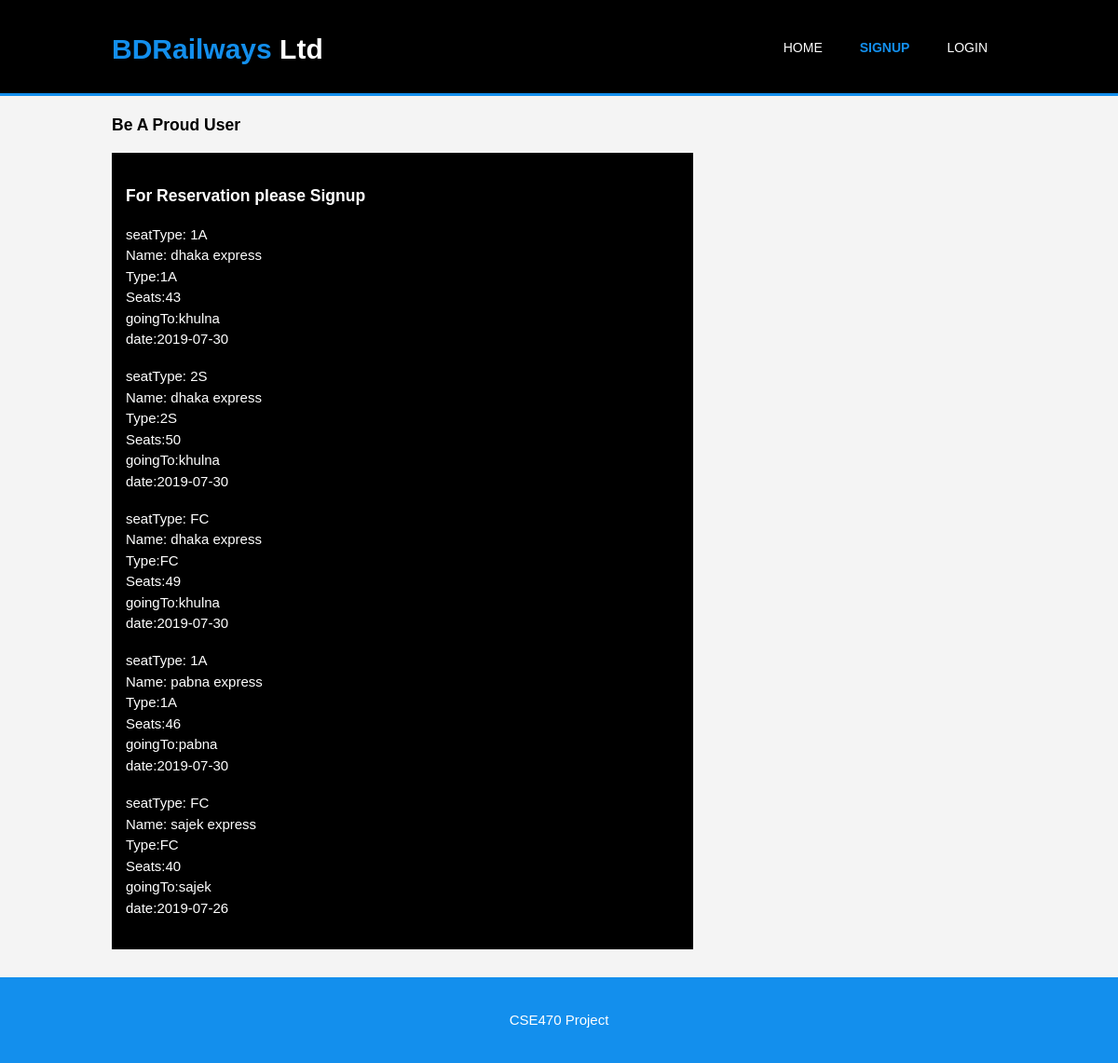
The page /allcars.php on the database its author committed.
### tables this page shows
CREATE TABLE `train` (
  `Serial_Number` int(3) NOT NULL,
  `name` varchar(20) NOT NULL,
  `seatType` varchar(20) NOT NULL,
  `availableSeat` int(5) NOT NULL,
  `goingTo` varchar(20) NOT NULL,
  `goingFrom` varchar(20) NOT NULL,
  `station` varchar(20) NOT NULL,
  `date` date NOT NULL
);

### allcars.php (the view, shortened to what this page needs)
<!DOCTYPE html>
<html>
  <head>
    <link rel="stylesheet" href="./css/style.css">
  </head>
  <body>
    <header>
      <div class="container">
        <div id="branding">
          <h1><span class="highlight">BDRailways</span> Ltd</h1>
        </div>
        <nav>
          <ul>
            <li><a href="home.php">Home</a></li>
            <li class="current"><a href="signup.php">Signup</a></li>
            <li><a href="login.php">Login</a></li>
          </ul>
        </nav>
      </div>
    </header>
    <section id="main">
      <div class="container">
        <article id="main-col">
          <h1 class="page-title">Be A Proud User</h1>
      <div class="dark">
          <h3>For Reservation please Signup</h3>
            <?php
	        $conn = OpenCon();
			$raw_results = mysqli_query($conn,"SELECT * FROM train") or die(mysql_error());
            while($results = mysqli_fetch_array($raw_results)){
                echo "<p>seatType: ".$results['seatType']." <br/>Name: ".$results['name']." <br/> Type:".$results['seatType']."<br/> Seats:".$results['availableSeat']." <br/> goingTo:".$results['goingTo']."<br/> date:".$results['date']."</p>" ;
            };
?>
      </div>
    </section>
    <footer>
      <p> CSE470 Project</p>
    </footer>
  </body>
</html>

### css/style.css (style rules this page uses)
body { font: 15px/1.5 Arial, Helvetica,sans-serif; padding:0; margin:0; background-color:#f4f4f4; }
.container { width:80%; margin:auto; overflow:hidden; }
ul { margin:0; padding:0; }
.dark { padding:15px; background:#000000; color:#ffffff; margin-top:10px; margin-bottom:10px; }
header { background:#000000; color:#ffffff; padding-top:30px; min-height:70px; border-bottom:#138fed 3px solid; }
header a { color:#ffffff; text-decoration:none; text-transform: uppercase; font-size:16px; }
header li { float:left; display:inline; padding: 0 20px 0 20px; }
header #branding { float:left; }
header #branding h1 { margin:0; }
header nav { float:right; margin-top:10px; }
header .highlight, header .current a { color:#138fed; font-weight:bold; }
body a { color:#ffffff; text-decoration:none; font-size:14px; }
article#main-col { float:left; width:65%; }
footer { padding:20px; margin-top:20px; color:#ffffff; background-color:#138fed; text-align: center; }

### rows shown on the page
train: seatType "1A", name "dhaka express", availableSeat "43", goingTo "khulna", date "2019-07-30"
train: seatType "2S", name "dhaka express", availableSeat "50", goingTo "khulna", date "2019-07-30"
train: seatType "FC", name "dhaka express", availableSeat "49", goingTo "khulna", date "2019-07-30"
train: seatType "1A", name "pabna express", availableSeat "46", goingTo "pabna", date "2019-07-30"
train: seatType "FC", name "sajek express", availableSeat "40", goingTo "sajek", date "2019-07-26"
